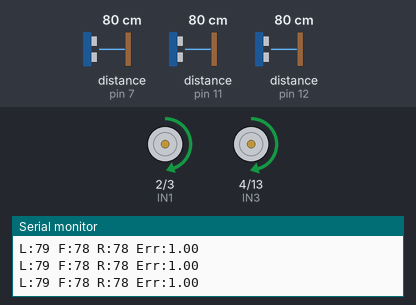
Recording of a sketch running on a simulated Arduino Uno, built with avr-gcc and run on an emulated ATmega328P. On the bench: motor-driver pin pairs drawn as motors (green arrow = first pin HIGH = forward, orange = second pin HIGH = backward, longer = more drive, scaled by the enable pin), the last lines printed to the serial monitor. Wiring (inferred from the names in the program): 3 × ultrasonic range finder: trigger pin 6, echo pin 7 / trigger pin 8, echo pin 12 / trigger pin 10, echo pin 11. The test bench sets the inputs (shaded band); at power-on: distance to the obstacle (sensors on pin 7, pin 12, pin 11) 80 cm. The echo pulse lasts 58.3 µs per cm. At 9.2 s the program stops and its outputs stay as they are.

Above: at 1.2 s.
1.3 s: distance to the obstacle (sensor on pin 7) set to 2 cm
At 1.6 s:
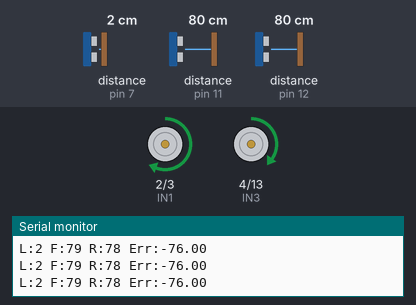
2.8 s: distance to the obstacle (sensor on pin 12) set to 9 cm
At 4.0 s:
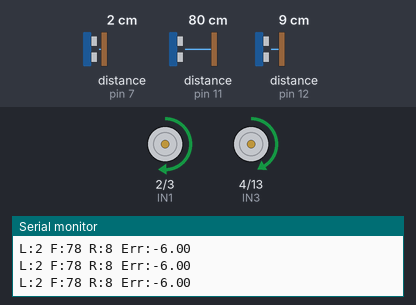
4.3 s: distance to the obstacle (sensor on pin 11) set to 14 cm
7.3 s: distance to the obstacle (sensor on pin 11) set to 11 cm
At 7.9 s:
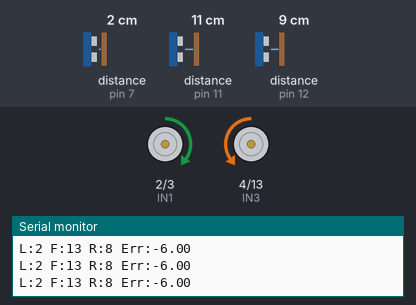
8.8 s: distance to the obstacle (sensor on pin 11) set to 2 cm
At 10.1 s:
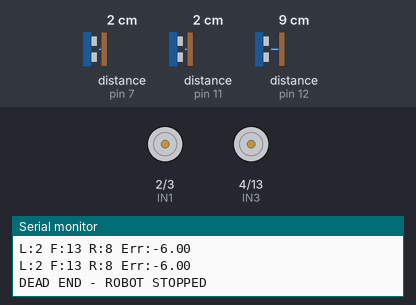
Timing chart, 0 to 10.7 s (numbered marks = the images above; inputs shaded):
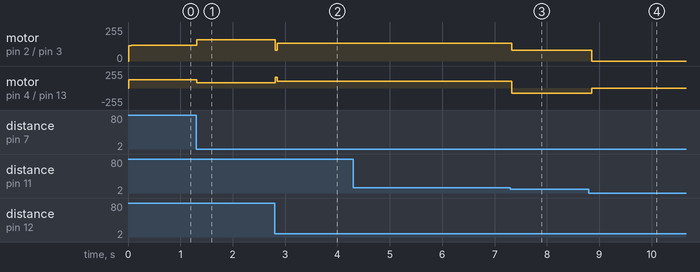

The sketch:

robu_final.ino
```cpp
// ================= PIN DEFINITIONS =================

// Ultrasonic Sensors
#define TRIG_F 10
#define ECHO_F 11

#define TRIG_L 6
#define ECHO_L 7

#define TRIG_R 8
#define ECHO_R 12

// Motor Driver
#define IN1 2
#define IN2 3
#define IN3 4
#define IN4 13

#define ENA 5    // Left motor PWM
#define ENB 9    // Right motor PWM

// ================= CONTROL PARAMETERS =================

int baseSpeed = 120;

float Kp = 2.5;
float Kd = 3.5;

float prevError = 0;

// ================= ULTRASONIC FUNCTION =================

long getDistance(int trigPin, int echoPin) {
  digitalWrite(trigPin, LOW);
  delayMicroseconds(2);

  digitalWrite(trigPin, HIGH);
  delayMicroseconds(10);
  digitalWrite(trigPin, LOW);

  long duration = pulseIn(echoPin, HIGH, 25000);
  if (duration == 0) return 200;

  return duration * 0.034 / 2;
}

// ================= MOTOR CONTROL =================

void moveMotors(int leftSpeed, int rightSpeed) {
  leftSpeed = constrain(leftSpeed, -255, 255);
  rightSpeed = constrain(rightSpeed, -255, 255);

  // Left Motor
  if (leftSpeed >= 0) {
    digitalWrite(IN1, HIGH);
    digitalWrite(IN2, LOW);
  } else {
    digitalWrite(IN1, LOW);
    digitalWrite(IN2, HIGH);
    leftSpeed = -leftSpeed;
  }

  // Right Motor
  if (rightSpeed >= 0) {
    digitalWrite(IN3, HIGH);
    digitalWrite(IN4, LOW);
  } else {
    digitalWrite(IN3, LOW);
    digitalWrite(IN4, HIGH);
    rightSpeed = -rightSpeed;
  }

  analogWrite(ENA, leftSpeed);
  analogWrite(ENB, rightSpeed);
}

// ================= SETUP =================

void setup() {
  pinMode(TRIG_F, OUTPUT);
  pinMode(ECHO_F, INPUT);

  pinMode(TRIG_L, OUTPUT);
  pinMode(ECHO_L, INPUT);

  pinMode(TRIG_R, OUTPUT);
  pinMode(ECHO_R, INPUT);

  pinMode(IN1, OUTPUT);
  pinMode(IN2, OUTPUT);
  pinMode(IN3, OUTPUT);
  pinMode(IN4, OUTPUT);

  pinMode(ENA, OUTPUT);
  pinMode(ENB, OUTPUT);

  Serial.begin(9600);
}

// ================= MAIN LOOP =================

void loop() {
  long dF = getDistance(TRIG_F, ECHO_F);
  long dL = getDistance(TRIG_L, ECHO_L);
  long dR = getDistance(TRIG_R, ECHO_R);

  // ---------- DEAD END (ABSOLUTE STOP) ----------
  if (dF < 10 && dL < 10 && dR < 10) {
    moveMotors(0, 0);
    Serial.println("DEAD END - ROBOT STOPPED");

    while (true) {
      delay(100);   // lock forever
    }
  }

  // ---------- FRONT BLOCK ----------
  if (dF < 12) {
    if (dL > dR)
      moveMotors(-80, 80);   // turn LEFT
    else
      moveMotors(80, -80);   // turn RIGHT

    delay(150);
    return;
  }

  // ---------- PD WALL CENTERING ----------
  float error = dL - dR;

  float correction = -(Kp * error + Kd * (error - prevError));
  correction = constrain(correction, -40, 40);

  prevError = error;

  int leftSpeed  = baseSpeed + correction;
  int rightSpeed = baseSpeed - correction;

  moveMotors(leftSpeed, rightSpeed);

  // ---------- DEBUG ----------
  Serial.print("L:");
  Serial.print(dL);
  Serial.print(" F:");
  Serial.print(dF);
  Serial.print(" R:");
  Serial.print(dR);
  Serial.print(" Err:");
  Serial.println(error);

  delay(30);
}
```

Measured:
- the behaviour switches between 13 and 12 cm on distance to the obstacle (sensor on pin 11) (found by bisection; images 2 and 3)
- after the input at 1.3 s, motor on pin 2 (IN1) / pin 3 (IN2): forward 117/255 → forward 160/255 at once; motor on pin 4 (IN3) / pin 13 (IN4): forward 122/255 → forward 80/255 at once
- after the input at 2.8 s, motor on pin 2 (IN1) / pin 3 (IN2): forward 160/255 → forward 135/255 at once; motor on pin 4 (IN3) / pin 13 (IN4): forward 80/255 → forward 105/255 at once
- after the input at 7.3 s, motor on pin 2 (IN1) / pin 3 (IN2): forward 135/255 → forward 80/255 at once; motor on pin 4 (IN3) / pin 13 (IN4): forward 105/255 → backward 80/255 at once
- after the input at 8.8 s, motor on pin 2 (IN1) / pin 3 (IN2): forward 80/255 → stopped after 0.05 s; motor on pin 4 (IN3) / pin 13 (IN4): backward 80/255 → stopped after 0.05 s
